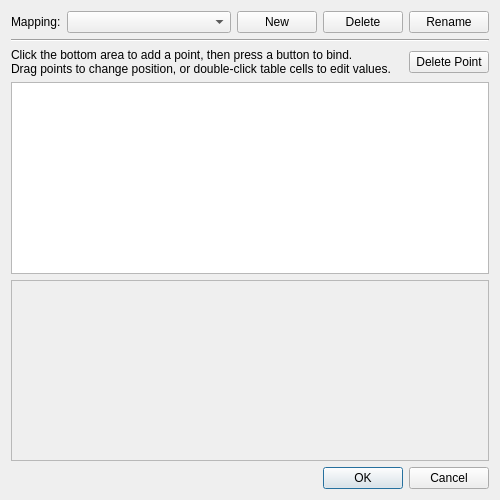
<?xml version="1.0" encoding="UTF-8"?>
<ui version="4.0">
 <class>ConfigureTouchFromButton</class>
 <widget class="QDialog" name="ConfigureTouchFromButton">
  <property name="geometry">
   <rect>
    <x>0</x>
    <y>0</y>
    <width>500</width>
    <height>500</height>
   </rect>
  </property>
  <property name="windowTitle">
   <string>Configure Touchscreen Mappings</string>
  </property>
  <layout class="QVBoxLayout">
   <item>
    <layout class="QHBoxLayout" name="horizontalLayout">
     <item>
      <widget class="QLabel" name="label">
       <property name="text">
        <string>Mapping:</string>
       </property>
       <property name="textFormat">
        <enum>Qt::PlainText</enum>
       </property>
      </widget>
     </item>
     <item>
      <widget class="QComboBox" name="mapping">
       <property name="sizePolicy">
        <sizepolicy hsizetype="MinimumExpanding" vsizetype="Fixed">
         <horstretch>0</horstretch>
         <verstretch>0</verstretch>
        </sizepolicy>
       </property>
      </widget>
     </item>
     <item>
      <widget class="QPushButton" name="button_new">
       <property name="sizePolicy">
        <sizepolicy hsizetype="Maximum" vsizetype="Fixed">
         <horstretch>0</horstretch>
         <verstretch>0</verstretch>
        </sizepolicy>
       </property>
       <property name="text">
        <string>New</string>
       </property>
      </widget>
     </item>
     <item>
      <widget class="QPushButton" name="button_delete">
       <property name="sizePolicy">
        <sizepolicy hsizetype="Maximum" vsizetype="Fixed">
         <horstretch>0</horstretch>
         <verstretch>0</verstretch>
        </sizepolicy>
       </property>
       <property name="text">
        <string>Delete</string>
       </property>
      </widget>
     </item>
     <item>
      <widget class="QPushButton" name="button_rename">
       <property name="sizePolicy">
        <sizepolicy hsizetype="Maximum" vsizetype="Fixed">
         <horstretch>0</horstretch>
         <verstretch>0</verstretch>
        </sizepolicy>
       </property>
       <property name="text">
        <string>Rename</string>
       </property>
      </widget>
     </item>
    </layout>
   </item>
   <item>
    <widget class="Line" name="line">
     <property name="orientation">
      <enum>Qt::Horizontal</enum>
     </property>
    </widget>
   </item>
   <item>
    <layout class="QHBoxLayout" name="horizontalLayout_2">
     <item>
      <widget class="QLabel" name="label_2">
       <property name="text">
        <string>Click the bottom area to add a point, then press a button to bind.
Drag points to change position, or double-click table cells to edit values.</string>
       </property>
       <property name="textFormat">
        <enum>Qt::PlainText</enum>
       </property>
      </widget>
     </item>
     <item>
      <spacer name="horizontalSpacer">
       <property name="orientation">
        <enum>Qt::Horizontal</enum>
       </property>
       <property name="sizeHint" stdset="0">
        <size>
         <width>40</width>
         <height>20</height>
        </size>
       </property>
      </spacer>
     </item>
     <item>
      <widget class="QPushButton" name="button_delete_bind">
       <property name="text">
        <string>Delete Point</string>
       </property>
      </widget>
     </item>
    </layout>
   </item>
   <item>
    <widget class="QTreeView" name="binding_list">
     <property name="sizePolicy">
      <sizepolicy hsizetype="Expanding" vsizetype="Expanding">
       <horstretch>0</horstretch>
       <verstretch>0</verstretch>
      </sizepolicy>
     </property>
     <property name="rootIsDecorated">
      <bool>false</bool>
     </property>
     <property name="uniformRowHeights">
      <bool>true</bool>
     </property>
     <property name="itemsExpandable">
      <bool>false</bool>
     </property>
    </widget>
   </item>
   <item>
    <widget class="TouchScreenPreview" name="bottom_screen">
     <property name="sizePolicy">
      <sizepolicy hsizetype="Expanding" vsizetype="Expanding">
       <horstretch>0</horstretch>
       <verstretch>0</verstretch>
      </sizepolicy>
     </property>
     <property name="minimumSize">
      <size>
       <width>160</width>
       <height>120</height>
      </size>
     </property>
     <property name="baseSize">
      <size>
       <width>320</width>
       <height>240</height>
      </size>
     </property>
     <property name="cursor">
      <cursorShape>CrossCursor</cursorShape>
     </property>
     <property name="mouseTracking">
      <bool>true</bool>
     </property>
     <property name="autoFillBackground">
      <bool>true</bool>
     </property>
     <property name="frameShape">
      <enum>QFrame::StyledPanel</enum>
     </property>
     <property name="frameShadow">
      <enum>QFrame::Sunken</enum>
     </property>
    </widget>
   </item>
   <item>
    <layout class="QHBoxLayout" name="horizontalLayout_3">
     <item>
      <widget class="QLabel" name="coord_label">
       <property name="sizePolicy">
        <sizepolicy hsizetype="Expanding" vsizetype="Preferred">
         <horstretch>0</horstretch>
         <verstretch>0</verstretch>
        </sizepolicy>
       </property>
       <property name="textFormat">
        <enum>Qt::PlainText</enum>
       </property>
      </widget>
     </item>
     <item>
      <widget class="QDialogButtonBox" name="buttonBox">
       <property name="standardButtons">
        <set>QDialogButtonBox::Cancel|QDialogButtonBox::Ok</set>
       </property>
      </widget>
     </item>
    </layout>
   </item>
  </layout>
 </widget>
 <customwidgets>
  <customwidget>
   <class>TouchScreenPreview</class>
   <extends>QFrame</extends>
   <header>yuzu/configuration/configure_touch_widget.h</header>
   <container>1</container>
  </customwidget>
 </customwidgets>
 <resources/>
 <connections>
  <connection>
   <sender>buttonBox</sender>
   <signal>rejected()</signal>
   <receiver>ConfigureTouchFromButton</receiver>
   <slot>reject()</slot>
   <hints>
    <hint type="sourcelabel">
     <x>249</x>
     <y>428</y>
    </hint>
    <hint type="destinationlabel">
     <x>249</x>
     <y>224</y>
    </hint>
   </hints>
  </connection>
 </connections>
</ui>
